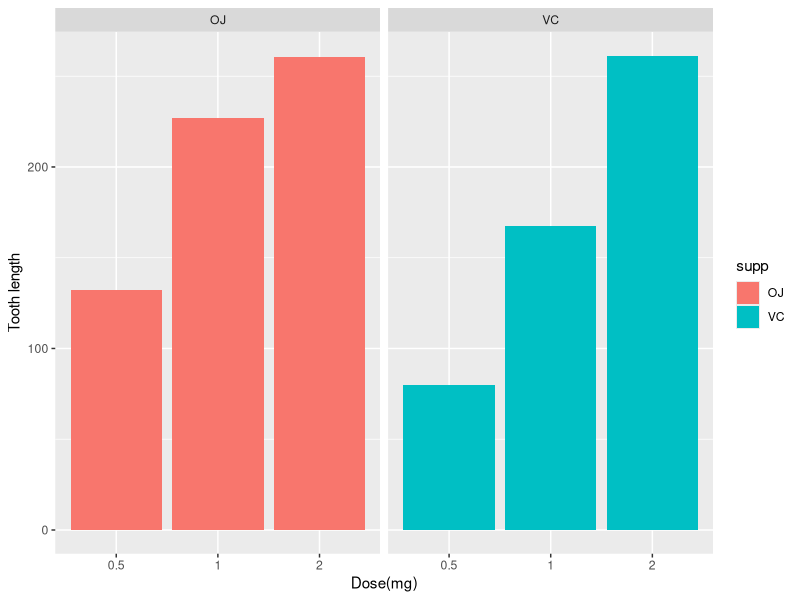

Recreate this plot in R.
## ---- chunk 1
set.seed(19413)
## ---- chunk 2
library(datasets)
data(ToothGrowth)
library(ggplot2)

str(ToothGrowth)
## ---- chunk 3
head(ToothGrowth)
## ---- chunk 4
summary(ToothGrowth)
## ---- chunk 5
ggplot(data=ToothGrowth, aes(x=as.factor(dose), y=len, fill=supp)) +
    geom_bar(stat="identity") +
    facet_grid(. ~ supp) +
    xlab("Dose(mg)") +
    ylab("Tooth length")
## ---- chunk 6
hypoth1 <- t.test(len ~ supp, data = ToothGrowth)
hypoth1$conf.int
## ---- chunk 7
hypoth1$p.value
## ---- chunk 8
hypoth2<-t.test(len ~ supp, data = subset(ToothGrowth, dose == 0.5))
hypoth2$conf.int
## ---- chunk 9
hypoth2$p.value
## ---- chunk 10
hypoth3<-t.test(len ~ supp, data = subset(ToothGrowth, dose == 1))
hypoth3$conf.int
## ---- chunk 11
hypoth3$p.value
## ---- chunk 12
hypoth4<-t.test(len ~ supp, data = subset(ToothGrowth, dose == 2))
hypoth4$conf.int
## ---- chunk 13
hypoth4$p.value
